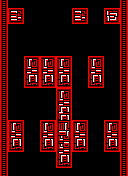

The image is a tile-based game level rendered from a .tmx file. Its description and complete source (layers, tilesets, objects, tile grids) follow:
An orthogonal 16x22 tile map with 8x8 px tiles, 2 tile layers (border, Tile Layer 1) and 17 objects (10x Obstacle, 5x Coin(red), 2x Custom(BgRed)).

<map version="1.4" tiledversion="1.4.3" orientation="orthogonal" renderorder="right-down" width="16" height="22" tilewidth="8" tileheight="8" infinite="0" nextlayerid="6" nextobjectid="32">
 <editorsettings>
  <export target="../../../resources/levels/zones/red/red_medium_0.json" format="ld48-export" />
 </editorsettings>
 <tileset firstgid="1" source="../../tsx/tiles_red.tsx" />
 <objectgroup id="4" name="bg_base" visible="0">
  <properties>
   <property name="z" type="float" value="-1" />
  </properties>
  <object id="17" name="BG" type="Custom(BgRed)" x="0" y="0" width="128" height="144" />
  <object id="18" name="BG" type="Custom(BgRed)" x="0" y="32" width="128" height="144" />
 </objectgroup>
 <layer id="1" name="border" width="16" height="22">
  <data encoding="csv">
109,0,0,0,0,0,0,0,0,0,0,0,0,0,0,109,
109,0,0,0,0,0,0,0,0,0,0,0,0,0,0,109,
109,0,0,0,0,0,0,0,0,0,0,0,0,0,0,109,
109,0,0,0,0,0,0,0,0,0,0,0,0,0,0,109,
109,0,0,0,0,0,0,0,0,0,0,0,0,0,0,109,
109,0,0,0,0,0,0,0,0,0,0,0,0,0,0,109,
109,0,0,0,0,0,0,0,0,0,0,0,0,0,0,109,
109,0,0,0,0,0,0,0,0,0,0,9,10,0,0,109,
109,0,0,0,0,0,0,0,0,0,0,46,47,0,0,109,
109,0,0,0,0,0,0,0,0,0,0,83,84,0,0,109,
109,0,0,0,0,0,0,0,0,0,0,120,121,0,0,109,
109,0,0,0,0,0,0,0,0,0,0,0,0,0,0,109,
109,0,0,0,0,0,0,0,0,0,0,0,0,0,0,109,
109,0,0,0,0,0,0,0,0,0,0,0,0,0,0,109,
109,0,0,0,0,0,0,0,0,0,0,0,0,0,0,109,
109,0,0,0,0,0,0,0,0,0,0,0,0,46,47,109,
109,0,0,0,0,0,0,0,0,0,0,0,0,83,84,109,
109,0,0,0,0,0,0,0,0,0,0,0,0,120,121,109,
109,0,0,0,0,0,0,0,0,0,0,0,0,0,0,109,
109,0,0,0,0,0,0,0,0,0,0,0,0,0,0,109,
109,0,0,0,0,0,0,0,0,0,0,0,0,0,0,109,
109,0,0,0,0,0,0,0,0,0,0,0,0,0,0,109
</data>
 </layer>
 <layer id="2" name="Tile Layer 1" width="16" height="22">
  <data encoding="csv">
0,0,0,0,0,0,0,0,0,0,0,0,0,0,0,0,
0,112,113,0,0,0,0,0,0,112,113,0,0,1,2,0,
0,149,150,0,0,0,0,0,0,149,150,0,0,38,39,0,
0,0,0,0,0,0,0,0,0,0,0,0,0,0,0,0,
0,0,0,0,0,0,0,0,0,0,0,0,0,0,0,0,
0,0,0,0,0,0,0,0,0,0,0,0,0,0,0,0,
0,0,0,0,0,0,0,0,0,0,0,0,0,0,0,0,
0,0,0,9,10,9,10,9,10,0,0,0,0,0,0,0,
0,0,0,46,47,46,47,46,47,0,0,0,0,0,0,0,
0,0,0,83,84,83,84,83,84,0,0,0,0,0,0,0,
0,0,0,120,121,120,121,120,121,0,0,0,0,0,0,0,
0,0,0,0,0,0,0,9,10,0,0,0,0,0,0,0,
0,0,0,0,0,0,0,46,47,0,0,0,0,0,0,0,
0,0,0,0,0,0,0,83,84,0,0,0,0,0,0,0,
0,0,0,0,0,0,0,83,84,0,0,0,0,0,0,0,
0,9,10,0,0,9,10,49,50,9,10,0,0,9,10,0,
0,46,47,0,0,46,47,86,87,46,47,0,0,46,47,0,
0,83,84,0,0,83,84,46,47,83,84,0,0,83,84,0,
0,120,121,0,0,120,121,46,47,120,121,0,0,120,121,0,
0,0,0,0,0,0,0,83,84,0,0,0,0,0,0,0,
0,0,0,0,0,0,0,120,121,0,0,0,0,0,0,0,
0,0,0,0,0,0,0,0,0,0,0,0,0,0,0,0
</data>
 </layer>
 <objectgroup id="3" name="pickups">
  <object id="8" name="pickup" type="Coin(red)" x="24" y="136" width="16" height="16" />
  <object id="9" name="pickup" type="Coin(red)" x="24" y="120" width="16" height="16" />
  <object id="19" name="pickup" type="Coin(red)" x="88" y="120" width="16" height="16" />
  <object id="20" name="pickup" type="Coin(red)" x="88" y="136" width="16" height="16" />
  <object id="21" name="pickup" type="Coin(red)" x="88" y="8" width="16" height="16" />
 </objectgroup>
 <objectgroup id="5" name="obstacle">
  <object id="12" name="obstacle" type="Obstacle" x="72" y="120" width="16" height="32" />
  <object id="13" name="obstacle" type="Obstacle" x="8" y="120" width="16" height="32" />
  <object id="14" name="obstacle" type="Obstacle" x="24" y="56" width="48" height="32" />
  <object id="15" name="obstacle" type="Obstacle" x="8" y="8" width="16" height="16" />
  <object id="16" name="obstacle" type="Obstacle" x="72" y="8" width="16" height="16" />
  <object id="22" name="obstacle" type="Obstacle" x="104" y="8" width="16" height="16" />
  <object id="26" name="obstacle" type="Obstacle" x="88" y="56" width="16" height="32" />
  <object id="27" name="obstacle" type="Obstacle" x="104" y="120" width="16" height="32" />
  <object id="28" name="obstacle" type="Obstacle" x="40" y="120" width="16" height="32" />
  <object id="29" name="obstacle" type="Obstacle" x="56" y="88" width="16" height="80" />
 </objectgroup>
</map>
